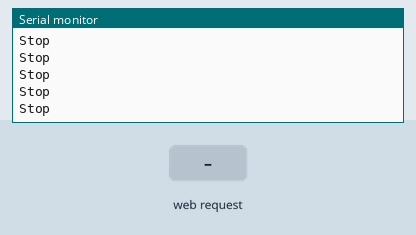
Recording of a program running on a simulated ESP8266 (NodeMCU). On the bench: the last lines printed to the serial monitor. The inputs (shaded band) are chosen by the test bench. WiFi joins after 1.5 s; servers stay silent unless stated; random numbers use the default seed unless the program sets one.

Above: at 2.7 s.
2.8 s: HTTP request GET /left received
At 2.82 s:
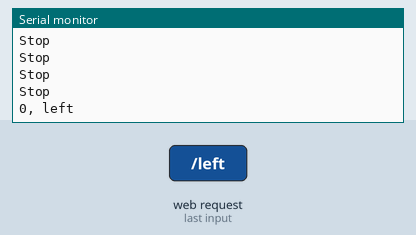
4.7 s: HTTP request GET /right received
At 4.74 s:
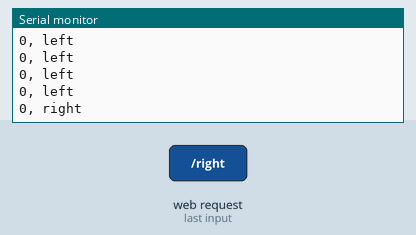
6.6 s: HTTP request GET /forward received
At 6.66 s:
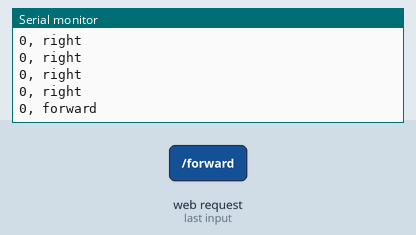
8.5 s: HTTP request GET /back received
At 8.58 s:
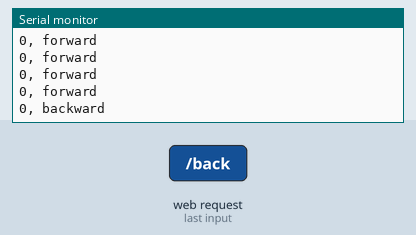

The program:

main.cpp
```cpp
#include <ESP8266WiFi.h>
#include <ESPAsyncTCP.h>
#include <ESPAsyncWebServer.h>

// REPLACE WITH YOUR NETWORK CREDENTIALS
const char *ssid = "MuAlpha";
const char *password = ".hack//197228";

const char *PARAM_INPUT = "speedValue";

char move_cmd = 's'; //initially rover is in stop condition
String distance = "0";
int speed = 0;

unsigned long last_time;
// HTML web page
const char index_html[] PROGMEM = R"rawliteral(
<!DOCTYPE HTML><html>
<head>
    <title>ESP01 Autonomous Robot Server</title>
    <meta name="viewport" content="width=device-width, initial-scale=1">
    <link rel="icon" href="data:,">
    <style>
        html {
            font-family: Helvetica;
            display: inline-block;
            margin: 0px auto;
            text-align: center;
        }

        h1 {
            color: #0F3376;
            padding: 2vh;
        }

        p {
            font-size: 1.5rem;
        }

        .button {
            display: inline-block;
            background-color: #e7bd3b;
            border: none;
            border-radius: 50%;
            color: white;
            padding: 16px 40px;
            text-decoration: none;
            font-size: 30px;
            margin: 2px;
            cursor: pointer;
        }

        .button2 {
            background-color: #f44242;
        }
        .button3 {
            background-color: #85e967;
        }
        .slidecontainer {
  width: 100%; /* Width of the outside container */
}

/* The slider itself */
.slider {
  -webkit-appearance: none;  /* Override default CSS styles */
  appearance: none;
  width: 50%; /* Full-width */
  height: 25px; /* Specified height */
  background: #d3d3d3; /* Grey background */
  outline: none; /* Remove outline */
  opacity: 0.7; /* Set transparency (for mouse-over effects on hover) */
  -webkit-transition: .2s; /* 0.2 seconds transition on hover */
  transition: opacity .2s;
}

/* Mouse-over effects */
.slider:hover {
  opacity: 1; /* Fully shown on mouse-over */
}

/* The slider handle (use -webkit- (Chrome, Opera, Safari, Edge) and -moz- (Firefox) to override default look) */
.slider::-webkit-slider-thumb {
  -webkit-appearance: none; /* Override default look */
  appearance: none;
  width: 25px; /* Set a specific slider handle width */
  height: 25px; /* Slider handle height */
  background: #04AA6D; /* Green background */
  cursor: pointer; /* Cursor on hover */
}

.slider::-moz-range-thumb {
  width: 25px; /* Set a specific slider handle width */
  height: 25px; /* Slider handle height */
  background: #04AA6D; /* Green background */
  cursor: pointer; /* Cursor on hover */
}
    </style>
</head>

<body>
    <h1>ESP01 Autonomous Robot Server</h1>
    </p>
    <p><button class="button" onmousedown="toggleCheckbox('forward');" ontouchstart="toggleCheckbox('forward');">&#8593;</button></a></p>
    <p><button class="button" onmousedown="toggleCheckbox('left');" ontouchstart="toggleCheckbox('left');">&#8592;</button></a>
        <button class="button button2" onmousedown="toggleCheckbox('stop');" ontouchstart="toggleCheckbox('stop');">&#88;</button></a>
        <button class="button" onmousedown="toggleCheckbox('right');" ontouchstart="toggleCheckbox('right');">&#8594;</button></a></p>
    <p><button class="button" onmousedown="toggleCheckbox('back');" ontouchstart="toggleCheckbox('back');">&#8595;</button></a></p>
    <p><button class="button button3" onmousedown="toggleCheckbox('auto');" ontouchstart="toggleCheckbox('auto');">Autopilot</button></a></p>
    <p><div class="slidecontainer">
        Speed:<input type="range" onchange="updateSpeed(this)" min="0" max="100" value="0" class="slider" id="speedSlider">
      </div></p>
    <p>Distance from obstacle : %DISTANCE% m</p>
</body>
<script>
    function updateSpeed(element){
    var speedValue = document.getElementById("speedSlider").value;
    var xhr = new XMLHttpRequest();
    xhr.open("GET", "/slider?speedValue="+speedValue, true);
    xhr.send();

    }
    function toggleCheckbox(x) {
      var xhr = new XMLHttpRequest();
      xhr.open("GET", "/" + x, true);
      xhr.send();
    }
   </script>
</html>)rawliteral";

void notFound(AsyncWebServerRequest *request)
{
  request->send(404, "text/plain", "Not found");
}

AsyncWebServer server(80);

String processor(const String &var)
{
  //Serial.println(var);
  if (var == "DISTANCE")
  {
    return distance;
  }
}

  void setup()
  {
    Serial.begin(115200);
    WiFi.mode(WIFI_STA);
    WiFi.begin(ssid, password);
    if (WiFi.waitForConnectResult() != WL_CONNECTED)
    {
      Serial.println("WiFi Failed!");
      return;
    }
    Serial.println();
    Serial.print("ESP IP Address: http://");
    Serial.println(WiFi.localIP());

    // Send web page to client
    server.on("/", HTTP_GET, [](AsyncWebServerRequest *request) {
      request->send_P(200, "text/html", index_html);
    });

    // Receive an HTTP GET request
    server.on("/left", HTTP_GET, [](AsyncWebServerRequest *request) {
      move_cmd = 'l';
      request->send(200, "text/plain", "ok");
    });

    // Receive an HTTP GET request
    server.on("/right", HTTP_GET, [](AsyncWebServerRequest *request) {
      move_cmd = 'r';
      request->send(200, "text/plain", "ok");
    });

    // Receive an HTTP GET request
    server.on("/forward", HTTP_GET, [](AsyncWebServerRequest *request) {
      move_cmd = 'f';
      request->send(200, "text/plain", "ok");
    });

    // Receive an HTTP GET request
    server.on("/back", HTTP_GET, [](AsyncWebServerRequest *request) {
      move_cmd = 'b';
      request->send(200, "text/plain", "ok");
    });

    // Receive an HTTP GET request
    server.on("/stop", HTTP_GET, [](AsyncWebServerRequest *request) {
      move_cmd = 's';
      request->send(200, "text/plain", "ok");
    });

    // Send a GET request to <ESP_IP>/slider?value=<inputMessage>
    server.on("/slider", HTTP_GET, [](AsyncWebServerRequest *request) {
      String inputMessage;
      // GET input1 value on <ESP_IP>/slider?value=<inputMessage>
      if (request->hasParam(PARAM_INPUT))
      {
        inputMessage = request->getParam(PARAM_INPUT)->value();
        // sliderValue = inputMessage;
        speed = inputMessage.toInt();
      }
      else
      {
        inputMessage = "No message sent";
      }
      Serial.println(inputMessage);
      request->send(200, "text/plain", "OK");
    });

    server.onNotFound(notFound);
    server.begin();
    last_time = millis();
  }

  void loop()
  {
    unsigned long cur_time = millis();
    if (cur_time - last_time > 100)
    {
      String speed_val = (String) speed;
      switch (move_cmd)
      {
      case 's':
        Serial.println("Stop");
        break;
      case 'f':
        Serial.print(speed_val);
        Serial.println(", forward");
        break;
      case 'b':
        Serial.print(speed_val);
        Serial.println(", backward");
        break;
      case 'l':
        Serial.print(speed_val);
        Serial.println(", left");
        break;
      case 'r':
        Serial.print(speed_val);
        Serial.println(", right");
        break;
      default:
        Serial.println("Stop");
      }
      distance = (String)random(6);
    last_time = cur_time;
    }

  }
```

Measured:
- after the input at 2.8 s, the serial monitor: prints a new line at once (image 1)
- after the input at 4.7 s, the serial monitor: prints a new line at once (image 2)
- after the input at 6.6 s, the serial monitor: prints a new line after 0.06 s (image 3)
- after the input at 8.5 s, the serial monitor: prints a new line after 0.08 s (image 4)
